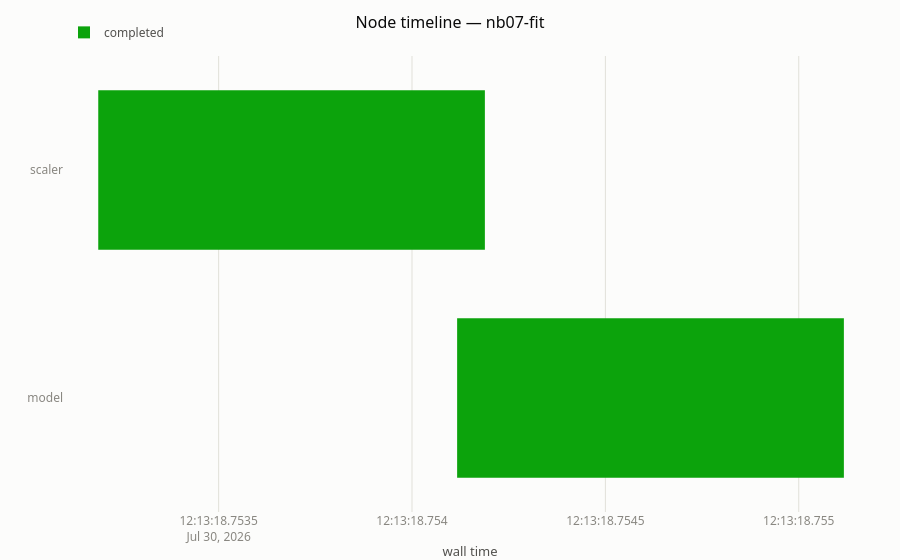

This figure's notebook cell:
### Code cell
view.plot_gantt()  # dónde se fue el tiempo de pared, nodo a nodo

### Figure 1 — Plotly figure (JSON) as saved in the notebook; plotly's stock layout.template omitted (floating-point values rounded to 4 significant figures)
{"data": [{"base": ["2026-07-30T12:13:18.753188442Z"], "hovertemplate": "scaler (completed)<br>0ms<extra></extra>", "legendgroup": "completed", "marker": {"color": "#0ca30c"}, "name": "completed", "orientation": "h", "showlegend": true, "type": "bar", "x": [1], "y": ["scaler"]}, {"base": ["2026-07-30T12:13:18.754116645Z"], "hovertemplate": "model (completed)<br>0ms<extra></extra>", "legendgroup": "completed", "marker": {"color": "#0ca30c"}, "name": "completed", "orientation": "h", "showlegend": false, "type": "bar", "x": [1], "y": ["model"]}], "layout": {"bargap": 0.3, "barmode": "overlay", "title": {"text": "Node timeline — nb07-fit"}, "xaxis": {"title": {"text": "wall time"}, "type": "date"}, "yaxis": {"autorange": "reversed"}}}
